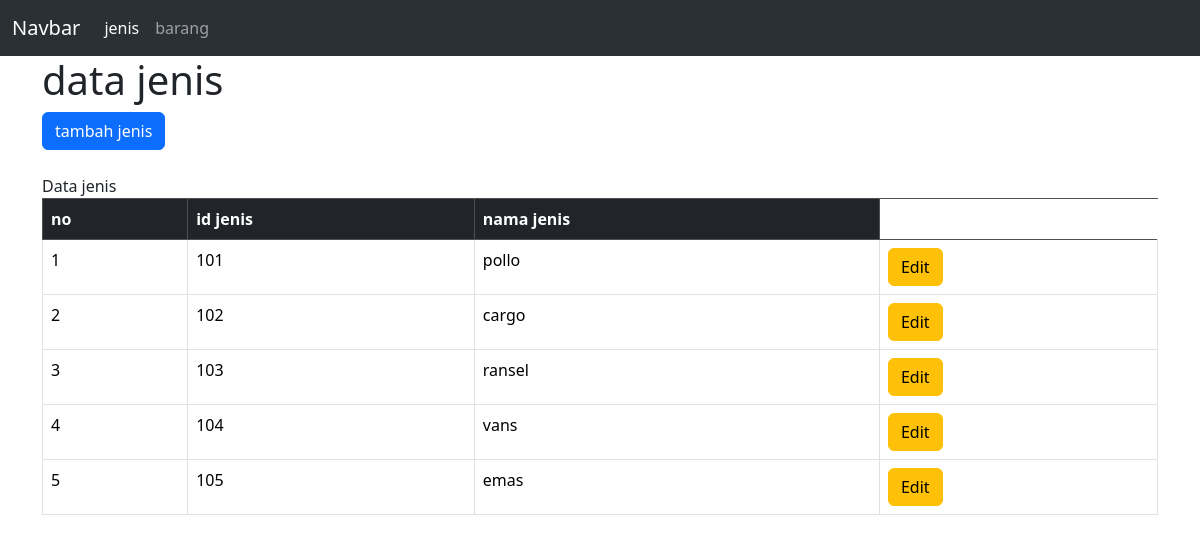
The app's page /view/jenis/index.php with its own data.
### tables this page shows
CREATE TABLE `jenis` (
  `id_jenis` int NOT NULL,
  `nama_jenis` varchar(20) DEFAULT NULL
);

### view/jenis/index.php (the view, shortened to what this page needs)
<!DOCTYPE html>
<html lang="en">
<head>
    <link rel="stylesheet" href="https://cdn.jsdelivr.net/npm/bootstrap@5.3.3/dist/css/bootstrap.min.css">
</head>
<body>
    <nav class="navbar navbar-expand-lg bg-body-tertiary" data-bs-theme="dark">
        <div class="container-fluid">
            <a class="navbar-brand" href="#">Navbar</a>
            <div class="collapse navbar-collapse" id="navbarnav">
                <ul class="navbar-nav">
                    <li class="nav-item">
                        <a class="nav-link active" aria-current="page" href="">jenis</a>
                    </li>
                    <li class="nav-item">
                        <a class="nav-link " href="../barang/index.php">barang</a>
                    </li>
                </ul>
            </div>
        </div>
    </nav>
    <div class="container">
    <h1>data jenis</h1>
    <a class="btn btn-primary" href="view_tambah.php">tambah jenis</a>
    <br><br>
    <table class="table table-bordered table-striprd">
        <thead class="table-dark">
        <tr>
            <th>no</th>
            <th>id jenis</th>
            <th>nama jenis</th>
        </tr>
        </thead>
        <?php
        include "../../config/koneksi.php";
        $query = mysqli_query($conn, "SELECT * FROM jenis");
        $no = 1;
        if(mysqli_num_rows($query)){
            while($result = mysqli_fetch_assoc($query)){
        ?>
        <tr>
            <td><?php echo $no ?></td>
            <td><?php echo $result['id_jenis'] ?></td>
            <td><?php echo $result['nama_jenis'] ?></td>
            <td>
                <a class="btn btn-warning">Edit</a>
            </td>
        </tr>
        <?php
            $no++;
            }
        } else {
            echo "Data jenis tidak ditemukan";
        }
        ?>
    </table>
    </div>
</body>
</html>

### records on screen
jenis: id_jenis "101", nama_jenis "pollo"
jenis: id_jenis "102", nama_jenis "cargo"
jenis: id_jenis "103", nama_jenis "ransel"
jenis: id_jenis "104", nama_jenis "vans"
jenis: id_jenis "105", nama_jenis "emas"
